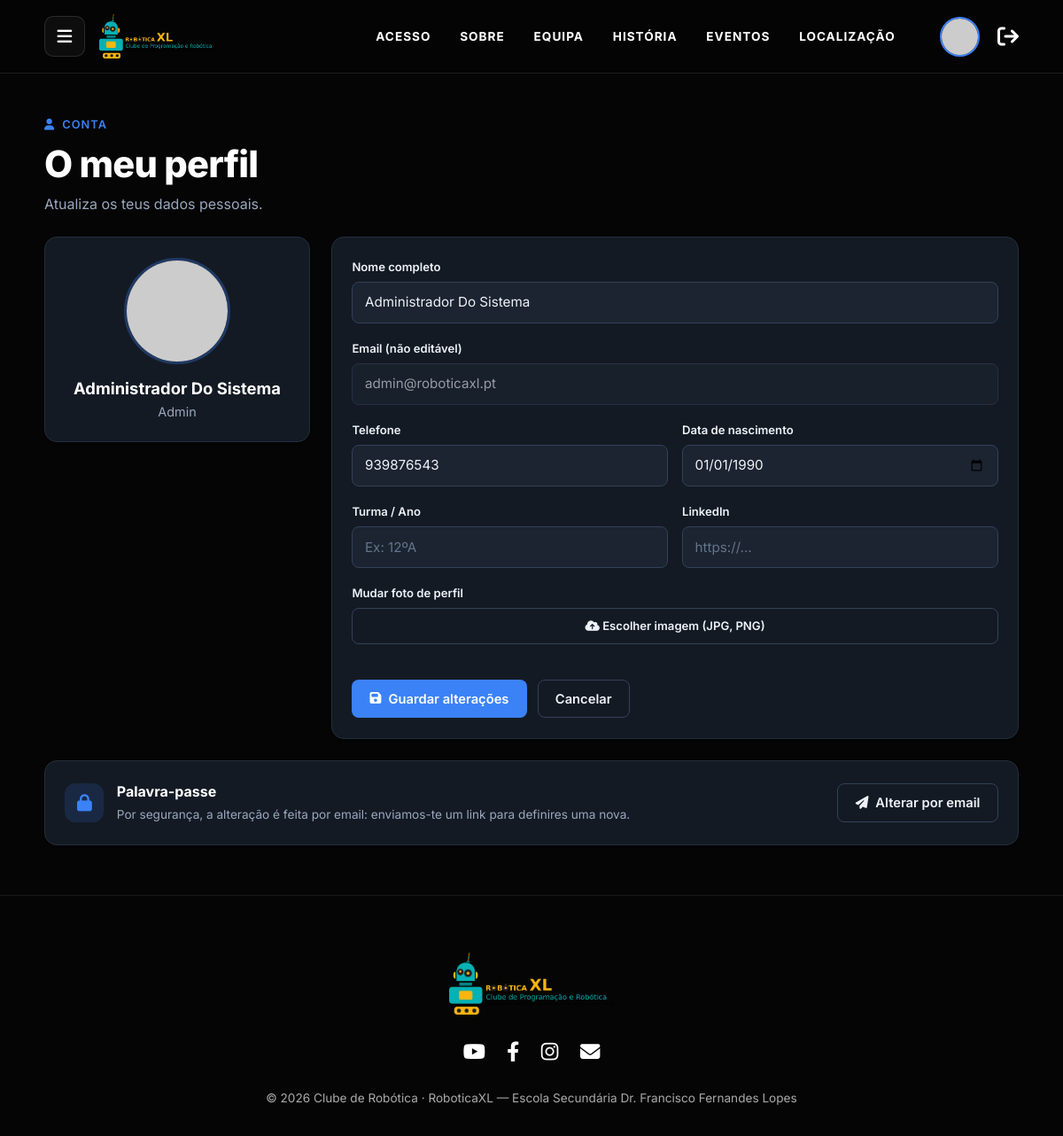
The app's page /public/auth/profile (signed in) with its own data.
### tables this page shows
CREATE TABLE IF NOT EXISTS `utilizador` (
  `id` INT NOT NULL AUTO_INCREMENT,
  `tipo` ENUM('ALUNO', 'PROFESSOR', 'ADMIN', 'RESPONSAVEL') NOT NULL,
  `nome` VARCHAR(100) NOT NULL,
  `email` VARCHAR(255) NOT NULL,
  `password_hash` VARCHAR(255) NOT NULL,
  `data_nascimento` DATE NOT NULL,
  `telefone` VARCHAR(20) NOT NULL,
  `linkedin` VARCHAR(255) NULL DEFAULT NULL,
  `turma` VARCHAR(10) NULL DEFAULT NULL,
  `foto` MEDIUMBLOB NULL DEFAULT NULL,
  `email_verificado` TINYINT(1) NOT NULL DEFAULT 0,
  `email_verificacao_token` VARCHAR(128) NULL DEFAULT NULL,
  `reset_token` VARCHAR(128) NULL DEFAULT NULL,
  `reset_expira` DATETIME NULL DEFAULT NULL,
  PRIMARY KEY (`id`),
  UNIQUE INDEX `email_UNIQUE` (`email` ASC));

### app/core/Controller.php (called while the page is built, shortened)
<?php
class Controller
{
    protected function getFlash(): ?array
    {
        if (empty($_SESSION['flash'])) {
            return null;
        }
        $flash = $_SESSION['flash'];
        return $flash;
    }
    protected function view(string $view, array $data = [])
    {
        $data['flash'] = $this->getFlash();
        extract($data);
        $viewFile = __DIR__ . '/../views/' . $view . '.php';
        require __DIR__ . '/../views/layouts/header.php';
        require $viewFile;
        require __DIR__ . '/../views/layouts/footer.php';
    }
}

### app/controllers/AuthController.php (called while the page is built, shortened)
<?php
require_once __DIR__ . '/../core/Controller.php';
require_once __DIR__ . '/../core/Auth.php';
require_once __DIR__ . '/../models/Utilizador.php';
class AuthController extends Controller
{
    public function profile()
    {
        $user = Auth::user();
        $model = new Utilizador();
        $dbUser = $model->find((int)$user['id']);
        if ($dbUser) {
            unset($dbUser['password_hash']);
        }
        $this->view('auth/profile', ['user' => $dbUser, 'pageTitle' => 'O meu perfil']);
    }
}

### app/core/Router.php (called while the page is built, shortened)
<?php
class Router
{
    public function run()
    {
        $url = $_GET['url'] ?? 'home/index';
        $url = trim($url, '/');
        $parts = explode('/', $url);
        $method = $parts[1] ?? 'index';
        $params = array_slice($parts, 2);
        $controller = new $controllerName();
        call_user_func_array([$controller, $method], $params);
    }
}

### public/index.php (called while the page is built, shortened)
<?php
require_once __DIR__ . '/../app/core/Router.php';
$router = new Router();
$router->run();

### app/config/database.php (called while the page is built, shortened)
<?php
class Database
{
    private static ?PDO $instance = null;
    public static function getInstance(): PDO
    {
        if (self::$instance === null) {
            $dsn = 'mysql:host=' . DB_HOST . ';port=' . DB_PORT . ';dbname=' . DB_NAME . ';charset=utf8mb4';
            $opcoes = [PDO::ATTR_ERRMODE => PDO::ERRMODE_EXCEPTION];
            try {
                self::$instance = new PDO($dsn, DB_USER, DB_PASS, $opcoes);
            } catch (PDOException $e) {
                die('Erro de ligação à BD: ' . $e->getMessage());
            }
        }
        return self::$instance;
    }
}

### app/core/Model.php (called while the page is built, shortened)
<?php
require_once __DIR__ . '/../config/database.php';
class Model
{
    public function __construct()
    {
        $this->db = Database::getInstance();
    }
}

### app/core/Auth.php (called while the page is built, shortened)
<?php
class Auth
{
    public static function user()
    {
        return $_SESSION['user'] ?? null;
    }
}

### app/models/Utilizador.php (called while the page is built, shortened)
<?php
require_once __DIR__ . '/../core/Model.php';
class Utilizador extends Model
{
    private function ensureEmailVerificationColumns(): void
    {
        try {
            $this->db->exec("ALTER TABLE utilizador ADD COLUMN email_verificado TINYINT(1) NOT NULL DEFAULT 0");
        } catch (\PDOException $e) {
        }
        try {
            $this->db->exec("ALTER TABLE utilizador ADD COLUMN email_verificacao_token VARCHAR(128) NULL");
        } catch (\PDOException $e) {
        }
    }
    public function find(int $id)
    {
        $stmt = $this->db->prepare("SELECT * FROM utilizador WHERE id = ?");
        $stmt->execute([$id]);
        return $stmt->fetch(PDO::FETCH_ASSOC);
    }
    public function getAvatarUrl(?array $user): string
    {
        return "https://ui-avatars.com/api/?name=" . urlencode($user['nome']) . "&size=64&background=1b2028&color=6ef0ff";
    }
}

### app/views/auth/profile.php (the view, shortened to what this page needs)
<?php
$u = $user ?? [];
$fotoPerfil = $avatarSrc ?? (BASE_URL . 'uploads/logosite.png');
?>
<div class="container">
    <div class="page-header">
        <span class="eyebrow"><i class="fas fa-user"></i> Conta</span>
        <h1 class="page-title">O meu perfil</h1>
        <p class="page-sub">Atualiza os teus dados pessoais.</p>
    </div>
    <div class="grid" style="grid-template-columns: 300px 1fr; gap:1.5rem; align-items:start;">
        <div class="card">
            <div class="card__body text-center">
                <img src="<?php echo $fotoPerfil; ?>" alt="Foto de perfil"
                     style="width:120px;height:120px;border-radius:50%;object-fit:cover;border:3px solid var(--blue-soft-2);margin:0 auto 1rem;">
                <h3 style="margin:0;font-size:1.15rem;font-weight:700;color:#fff;"><?php echo htmlspecialchars($u['nome'] ?? 'Utilizador'); ?></h3>
                <p class="muted" style="margin:0.25rem 0 0;font-size:0.9rem;"><?php echo htmlspecialchars(ucfirst(strtolower($u['tipo'] ?? 'Aluno'))); ?></p>
            </div>
        </div>
        <div class="card">
            <div class="card__body">
                <form method="post" action="<?php echo BASE_URL; ?>auth/updateProfile" enctype="multipart/form-data">
                    <div class="grid" style="grid-template-columns:1fr 1fr;gap:0 1rem;">
                        <div class="field" style="grid-column:1 / -1;">
                            <label for="nome">Nome completo</label>
                            <input type="text" id="nome" name="nome" value="<?php echo htmlspecialchars($u['nome'] ?? ''); ?>" required>
                        </div>
                        <div class="field" style="grid-column:1 / -1;">
                            <label for="email">Email (não editável)</label>
                            <input type="email" id="email" value="<?php echo htmlspecialchars($u['email'] ?? ''); ?>" disabled style="opacity:0.6;">
                        </div>
                        <div class="field">
                            <label for="telefone">Telefone</label>
                            <input type="text" id="telefone" name="telefone" value="<?php echo htmlspecialchars($u['telefone'] ?? ''); ?>">
                        </div>
                        <div class="field">
                            <label for="nasc">Data de nascimento</label>
                            <input type="date" id="nasc" name="data_nascimento" value="<?php echo htmlspecialchars($u['data_nascimento'] ?? ''); ?>">
                        </div>
                        <div class="field">
                            <label for="turma">Turma / Ano</label>
                            <input type="text" id="turma" name="turma" value="<?php echo htmlspecialchars($u['turma'] ?? ''); ?>" placeholder="Ex: 12ºA">
                        </div>
                        <div class="field">
                            <label for="linkedin">LinkedIn</label>
                            <input type="url" id="linkedin" name="linkedin" value="<?php echo htmlspecialchars($u['linkedin'] ?? ''); ?>" placeholder="https://...">
                        </div>
                        <div class="field" style="grid-column:1 / -1;">
                            <label>Mudar foto de perfil</label>
                            <label class="btn btn-outline" for="foto" style="cursor:pointer;">
                                <i class="fas fa-cloud-arrow-up"></i> <span id="fotoLabel">Escolher imagem (JPG, PNG)</span>
                            </label>
                        </div>
                    </div>
                    <div style="margin-top:1rem;display:flex;gap:0.75rem;flex-wrap:wrap;">
                        <button type="submit" class="btn btn-primary"><i class="fas fa-floppy-disk"></i> Guardar alterações</button>
                        <a class="btn btn-outline" href="<?php echo BASE_URL; ?>dashboard/index">Cancelar</a>
                    </div>
                </form>
            </div>
        </div>
    </div>
    <div class="card" style="margin-top:1.5rem;">
        <div class="card__body" style="display:flex;align-items:center;justify-content:space-between;gap:1rem;flex-wrap:wrap;">
            <div style="display:flex;align-items:center;gap:0.9rem;">
                <div style="width:44px;height:44px;border-radius:12px;background:rgba(59,130,246,0.15);color:var(--blue);display:flex;align-items:center;justify-content:center;font-size:1.2rem;flex-shrink:0;">
                    <i class="fas fa-lock"></i>
                </div>
                <div>
                    <div style="font-weight:700;color:#fff;">Palavra-passe</div>
                    <p class="muted" style="margin:0.15rem 0 0;font-size:0.85rem;">Por segurança, a alteração é feita por email: enviamos-te um link para definires uma nova.</p>
                </div>
            </div>
            <form method="post" action="<?php echo BASE_URL; ?>auth/pedirNovaPassword">
                <button type="submit" class="btn btn-outline"><i class="fas fa-paper-plane"></i> Alterar por email</button>
            </form>
        </div>
    </div>
</div>

### public/css/style.css (style rules this page uses)
:root { --bg: #0a0e16; --surface: #141a24; --surface-2: #1b2430; --border: #232e3d; --border-strong: #33415a; --text: #eef2f8; --text-muted: #9aa7bd; --text-dim: #64748b; --blue: #3b82f6; --blue-dark: #2563eb; --blue-soft: rgba(59,130,246,0.14); --blue-soft-2: rgba(59,130,246,0.30); --green: #22c55e; --green-soft: rgba(34,197,94,0.15); --red: #ef4444; --red-soft: rgba(239,68,68,0.15); --amber: #f59e0b; --amber-soft: rgba(245,158,11,0.15); --shadow-sm: 0 1px 2px rgba(0,0,0,0.4); --shadow: 0 8px 24px rgba(0,0,0,0.45); --shadow-lg: 0 20px 50px rgba(0,0,0,0.55); --r-sm: 8px; --r: 14px; --r-lg: 20px; --r-pill: 999px; --font: 'Inter', system-ui, -apple-system, "Segoe UI", sans-serif; --t: 0.2s ease; }
* { box-sizing: border-box; }
html { scroll-behavior: smooth; }
body { margin: 0; font-family: var(--font); background-color: var(--bg); color: var(--text); line-height: 1.6; -webkit-font-smoothing: antialiased; }
a { color: inherit; text-decoration: none; }
img { max-width: 100%; display: block; }
.container { width: 100%; max-width: 1140px; margin: 0 auto; padding: 0 20px; }
.page-header { padding: 2.75rem 0 1.5rem; }
.eyebrow { display: inline-flex; align-items: center; gap: 0.5rem; color: var(--blue); font-weight: 600; font-size: 0.8rem; text-transform: uppercase; letter-spacing: 0.08em; margin-bottom: 0.6rem; }
.page-title { font-size: clamp(1.9rem, 4vw, 2.6rem); font-weight: 800; letter-spacing: -0.02em; margin: 0; color: #fff; }
.page-sub { color: var(--text-muted); margin: 0.4rem 0 0; }
.btn { display: inline-flex; align-items: center; justify-content: center; gap: 0.5rem; font-family: var(--font); font-weight: 600; font-size: 0.92rem; padding: 0.6rem 1.2rem; border-radius: var(--r-sm); border: 1px solid transparent; cursor: pointer; transition: var(--t); text-align: center; }
.btn-primary { background: var(--blue); color: #fff; }
.btn-outline { background: transparent; color: var(--text); border-color: var(--border-strong); }
.card { background: var(--surface); border: 1px solid var(--border); border-radius: var(--r); box-shadow: var(--shadow-sm); transition: var(--t); }
.card__body { padding: 1.4rem; }
.grid { display: grid; gap: 1.25rem; }
.field { margin-bottom: 1.1rem; }
.field label { display: block; font-size: 0.82rem; font-weight: 600; color: var(--text); margin-bottom: 0.4rem; }
.input, .field input, .field select, .field textarea { width: 100%; font-family: var(--font); font-size: 0.95rem; color: var(--text); background: var(--surface-2); border: 1px solid var(--border-strong); border-radius: var(--r-sm); padding: 0.65rem 0.85rem; transition: var(--t); outline: none; }
.input::placeholder, .field input::placeholder, .field textarea::placeholder { color: var(--text-dim); }
.text-center { text-align: center; }
.muted { color: var(--text-muted); }

### public/css/responsive.css (style rules this page uses)
img, video, iframe { max-width: 100%; }

### app/views/layouts/header.php (style rules this page uses)
body { font-family: 'Inter', system-ui, -apple-system, sans-serif; background-color: #050505; color: #fff; margin: 0; overflow-x: hidden; }
a { text-decoration: none; }

### records on screen
utilizador: nome "Administrador Do Sistema", tipo "Admin", email "admin@roboticaxl.pt", telefone "939876543", data_nascimento "01/01/1990"
